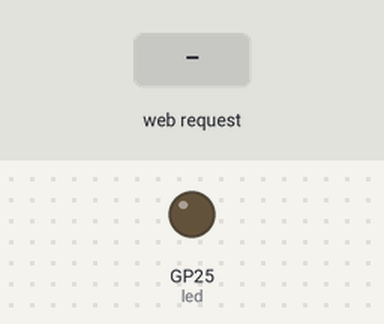
Bench run of a program on a simulated Raspberry Pi Pico running MicroPython. Shown: output pins drawn as LEDs (lit = HIGH). Inputs (shaded band) come from the test bench. WiFi joins after 1.5 s; what the program prints to the serial console is not drawn.

Above: at 3.2 s.
3.3 s: HTTP request GET /led?state=on received
At 3.7 s:
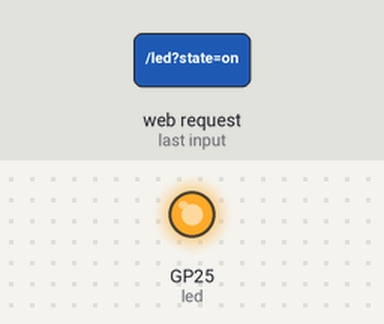
4.8 s: HTTP request GET /led?state=off received
At 6.1 s:
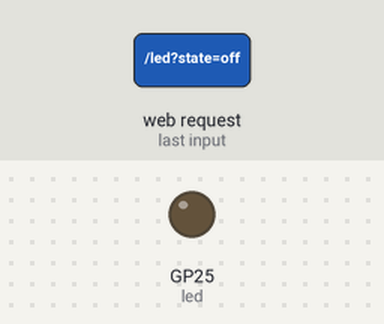
Timing chart, 0 to 7.8 s (numbered marks = the images above; inputs shaded):
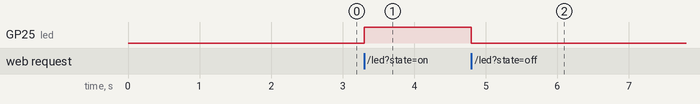

The program:

Practice8_Captive_Portal_+_Real-Time_Dashboard.py
```python
import network
import socket
import time
from machine import Pin

# ==========================================
# WIFI CONFIG
# ==========================================

SSID = "NUM DIGITAL"
PASSWORD = "num@digital"

AP_SSID = "14_Srun_Sochettra"
AP_PASSWORD = "12345678"

# ==========================================
# LED SETUP
# ==========================================

led = Pin("LED", Pin.OUT)

# ==========================================
# WLAN
# ==========================================

wlan = network.WLAN(network.STA_IF)
wlan.active(True)

ap = network.WLAN(network.AP_IF)

# ==========================================
# CONNECT STA
# ==========================================

def connect_sta():

    print("Connecting to Wi-Fi...")

    wlan.connect(SSID, PASSWORD)

    timeout = 10

    while timeout > 0:

        if wlan.status() >= 3:
            break

        timeout -= 1
        print("Waiting...")
        time.sleep(1)

    if wlan.isconnected():

        ip = wlan.ifconfig()[0]

        print("\n✅ STA MODE")
        print("IP:", ip)

        return ip, "STA"

    return None, None

# ==========================================
# START AP
# ==========================================

def start_ap():

    ap.active(True)

    ap.config(
        essid=AP_SSID,
        password=AP_PASSWORD
    )

    ip = ap.ifconfig()[0]

    print("\n📡 AP MODE")
    print("SSID:", AP_SSID)
    print("IP:", ip)

    return ip, "AP"

# ==========================================
# WEB PAGE
# ==========================================

def webpage(ip, mode):

    html = f"""
<!DOCTYPE html>
<html>

<head>

<meta charset="UTF-8">

<meta name="viewport"
content="width=device-width, initial-scale=1">

<title>Pico W IoT Dashboard</title>

<style>

body {{
    margin: 0;
    padding: 20px;
    font-family: Arial;
    background: #f0f2f5;
}}

.container {{
    max-width: 420px;
    margin: auto;
}}

.card {{
    background: white;
    border-radius: 25px;
    padding: 25px;
    box-shadow: 0 5px 15px rgba(0,0,0,0.2);
}}

h1 {{
    text-align: center;
    color: #333;
}}

.info {{
    font-size: 22px;
    margin: 18px 0;
}}

.label {{
    font-weight: bold;
}}

.center {{
    text-align: center;
    margin-top: 30px;
}}

.switch {{
    position: relative;
    display: inline-block;
    width: 90px;
    height: 50px;
}}

.switch input {{
    opacity: 0;
    width: 0;
    height: 0;
}}

.slider {{
    position: absolute;
    cursor: pointer;
    top: 0;
    left: 0;
    right: 0;
    bottom: 0;
    background-color: #ccc;
    transition: .4s;
    border-radius: 50px;
}}

.slider:before {{
    position: absolute;
    content: "";
    height: 38px;
    width: 38px;
    left: 6px;
    bottom: 6px;
    background-color: white;
    transition: .4s;
    border-radius: 50%;
}}

input:checked + .slider {{
    background-color: #4CAF50;
}}

input:checked + .slider:before {{
    transform: translateX(40px);
}}

.status {{
    text-align: center;
    font-size: 28px;
    margin-top: 20px;
    font-weight: bold;
}}

.online {{
    color: green;
}}

.offline {{
    color: red;
}}

</style>

</head>

<body>

<div class="container">

<div class="card">

<h1>🚀 Pico W IoT</h1>

<div class="info">
<span class="label">Mode:</span>
<span id="mode">{mode}</span>
</div>

<div class="info">
<span class="label">IP:</span>
<span id="ip">{ip}</span>
</div>

<div class="status">
LED:
<span id="ledText">OFF</span>
</div>

<div class="center">

<label class="switch">

<input type="checkbox" id="toggle">

<span class="slider"></span>

</label>

</div>

</div>

</div>

<script>

const toggle = document.getElementById("toggle");
const ledText = document.getElementById("ledText");

// ======================================
// TOGGLE EVENT
// ======================================

toggle.addEventListener("change", function() {{

    let state = this.checked ? "on" : "off";

    fetch("/led?state=" + state)
    .then(response => response.text())
    .then(data => {{
        updateUI(data);
    }});

}});

// ======================================
// UPDATE UI
// ======================================

function updateUI(state) {{

    if(state == "ON") {{

        toggle.checked = true;
        ledText.innerHTML = "ON";
        ledText.className = "online";

    }}

    else {{

        toggle.checked = false;
        ledText.innerHTML = "OFF";
        ledText.className = "offline";

    }}
}}

// ======================================
// REAL-TIME SYNC
// ======================================

function syncStatus() {{

    fetch("/status")
    .then(response => response.text())
    .then(data => {{
        updateUI(data);
    }});

}}

setInterval(syncStatus, 500);

// Initial sync
syncStatus();

</script>

</body>
</html>
"""

    return html

# ==========================================
# SERVER
# ==========================================

def start_server(ip, mode):

    addr = socket.getaddrinfo('0.0.0.0', 80)[0][-1]

    server = socket.socket()

    # ✅ FIX: Reuse address to prevent EADDRINUSE
    server.setsockopt(socket.SOL_SOCKET, socket.SO_REUSEADDR, 1)

    server.bind(addr)

    server.listen(5)

    print("\n🌐 SERVER RUNNING")
    print("Open:", "http://" + ip)

    while True:

        client, addr = server.accept()

        request = client.recv(1024)

        request = request.decode('utf-8')

        request_line = request.split('\r\n')[0]

        print(request_line)

        # ==================================
        # LED ON
        # ==================================

        if "GET /led?state=on" in request_line:

            led.value(1)

            response = "ON"

            client.send("HTTP/1.1 200 OK\r\n")
            client.send("Content-Type: text/plain\r\n")
            client.send("Connection: close\r\n\r\n")

            client.sendall(response.encode())

            client.close()

            continue

        # ==================================
        # LED OFF
        # ==================================

        if "GET /led?state=off" in request_line:

            led.value(0)

            response = "OFF"

            client.send("HTTP/1.1 200 OK\r\n")
            client.send("Content-Type: text/plain\r\n")
            client.send("Connection: close\r\n\r\n")

            client.sendall(response.encode())

            client.close()

            continue

        # ==================================
        # STATUS API
        # ==================================

        if "GET /status" in request_line:

            response = "ON" if led.value() else "OFF"

            client.send("HTTP/1.1 200 OK\r\n")
            client.send("Content-Type: text/plain\r\n")
            client.send("Cache-Control: no-cache\r\n")
            client.send("Connection: close\r\n\r\n")

            client.sendall(response.encode())

            client.close()

            continue

        # ==================================
        # MAIN PAGE
        # ==================================

        response = webpage(ip, mode)

        client.send("HTTP/1.1 200 OK\r\n")
        client.send("Content-Type: text/html; charset=UTF-8\r\n")
        client.send("Connection: close\r\n\r\n")

        client.sendall(response.encode('utf-8'))

        client.close()

# ==========================================
# MAIN
# ==========================================

ip, mode = connect_sta()

if ip is None:
    ip, mode = start_ap()

start_server(ip, mode)
```

Measured:
- after the input at 3.3 s, GP25 (led): LOW → HIGH at once
- after the input at 4.8 s, GP25 (led): HIGH → LOW at once
